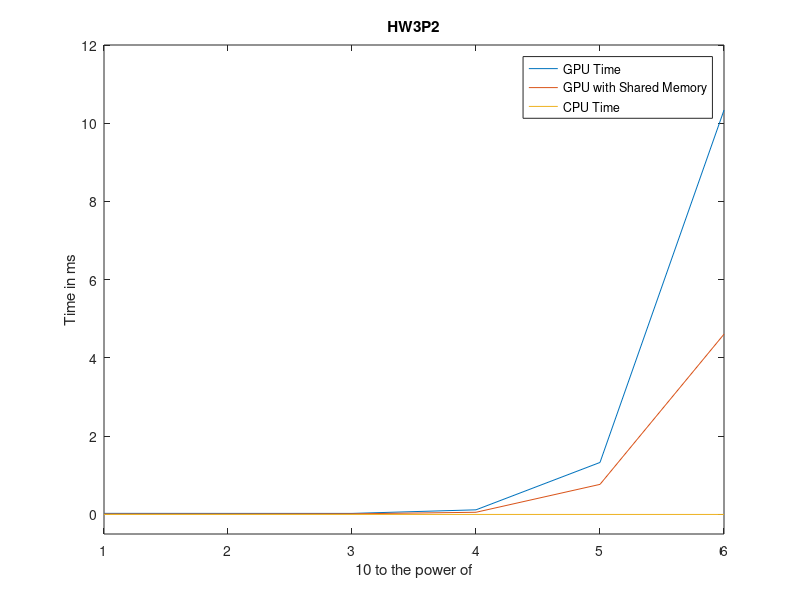
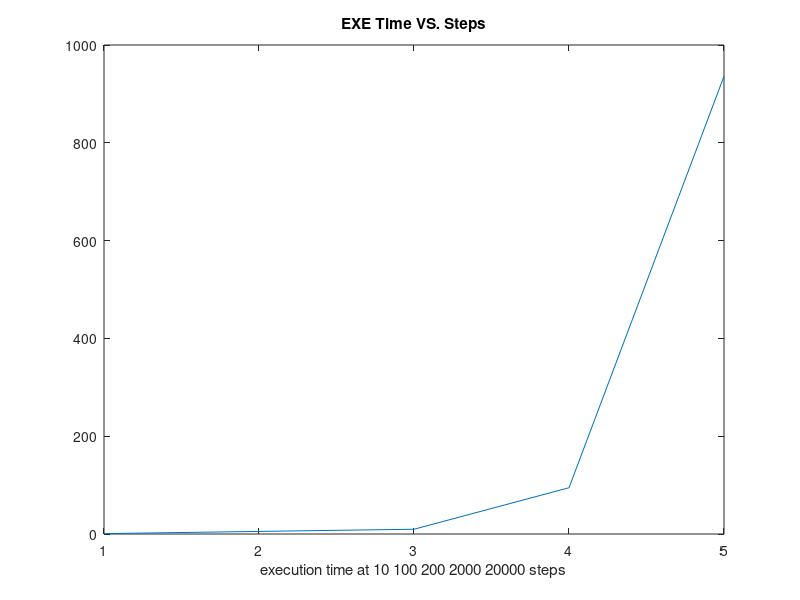
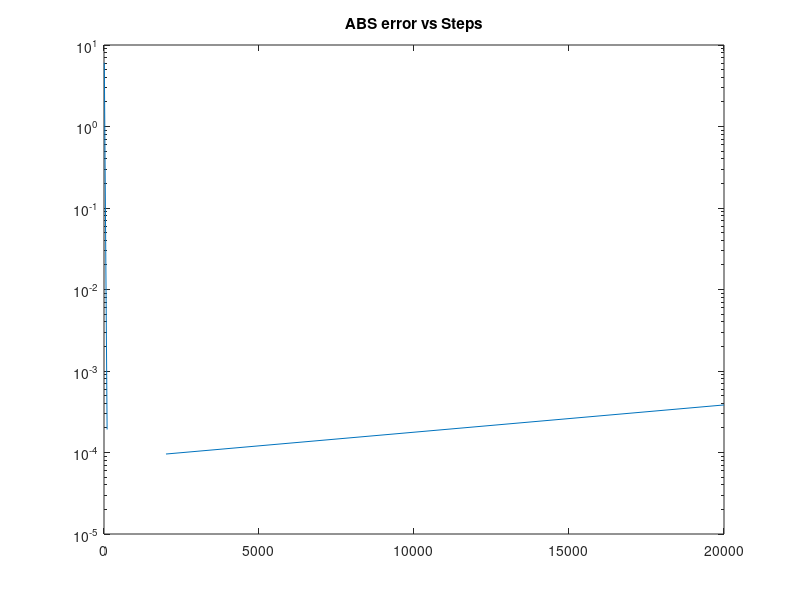
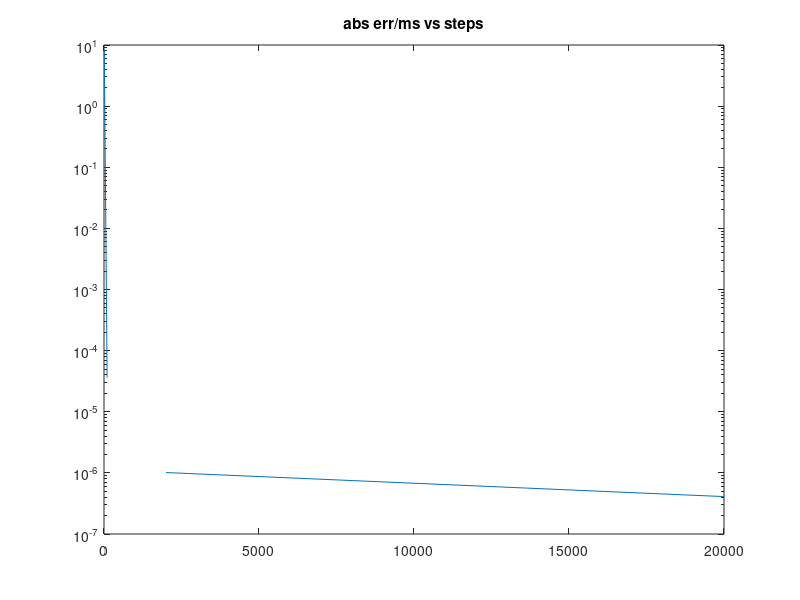

MATLAB code for these plots, in order:
close all, clear all,clc
%% P2
CPU = zeros(1,6);
GPU = [0.027808 0.026784 0.026656 0.118048 1.329184 10.335424];
Shared = [0.011744 0.011616 0.015328 0.055520 0.768672 4.608000 ];
N = ones(1,6);
for i = 1:length(N)
    N(1,i)=N(1,i)*10^i;
end
figure(1)
plot(log10(N),GPU,log10(N),Shared,log10(N),CPU)
legend('GPU Time','GPU with Shared Memory','CPU Time')
xlabel('10 to the power of')
ylabel('Time in ms')
title('HW3P2')
axis([1 6 -0.5 12])

%% P3
true=1.0437619617094618;
steps=[10 100 200 2000 20000];
RK4err = [0.063235 0.000002 0 0.000001 0.000004];
RKPercentage = 100*RK4err/true;
RK4Time = [0.754784 5.292329 9.725664 94.600288 936.079163];
EUerr=[0.557895 0.256829 0.023683 0.002346];
EUPercentage = 100*EUerr/true;
EUTime=[1.064736  2.5166 23.15788 229.879456];

figure(2)
plot(RK4Time)
title('EXE Time VS. Steps')
xlabel('execution time at 10 100 200 2000 20000 steps')
figure(3)
semilogy(steps,RKPercentage)
title('ABS error vs Steps')
figure(4)
semilogy(steps,RKPercentage./RK4Time)
title('abs err/ms vs steps')